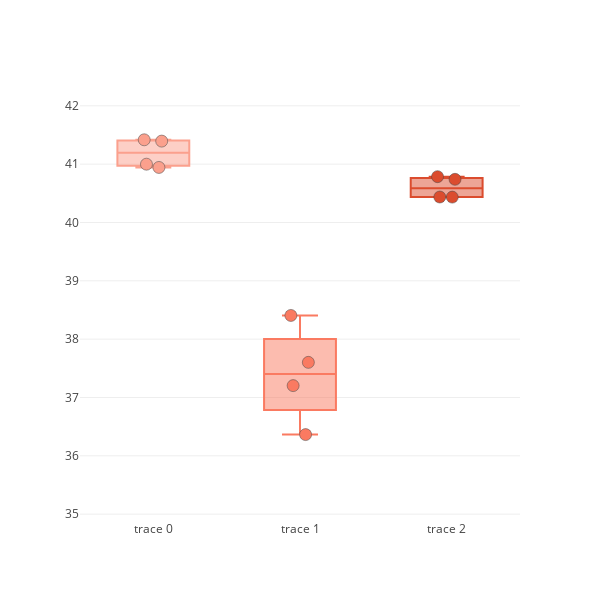

Notebook source saved alongside this figure:
### Code cell
color_palette_red = ['#FBA08D', '#FA7A61', '#db4c2e']
fig = go.Figure()
for i, el in enumerate(fin):
    fig.add_trace(go.Box(y = el, boxpoints='all', pointpos=0, marker_color = color_palette_red[i], marker=dict(size=12, line = dict(width = 0.5))))
fig.update_layout(width = 600, height = 600, template = 'none', showlegend = False)
fig.update_yaxes(range = [34.9,42.1])
fig.show()
#fig.write_image(r'D:\Projects\SPEC\figs_raw\Suppl_Figure1k.pdf', width = 600, height = 600)

### Figure 1 — Plotly figure (JSON) as saved in the notebook; plotly's stock layout.template omitted (floating-point values rounded to 4 significant figures)
{"data": [{"boxpoints": "all", "marker": {"color": "#FBA08D", "line": {"width": 0.5}, "size": 12}, "pointpos": 0, "type": "box", "y": [41.42, 41.4, 41.0, 40.94]}, {"boxpoints": "all", "marker": {"color": "#FA7A61", "line": {"width": 0.5}, "size": 12}, "pointpos": 0, "type": "box", "y": [38.41, 36.36, 37.2, 37.6]}, {"boxpoints": "all", "marker": {"color": "#db4c2e", "line": {"width": 0.5}, "size": 12}, "pointpos": 0, "type": "box", "y": [40.79, 40.74, 40.44, 40.44]}], "layout": {"height": 600, "showlegend": false, "width": 600, "yaxis": {"range": [34.9, 42.1]}}}
